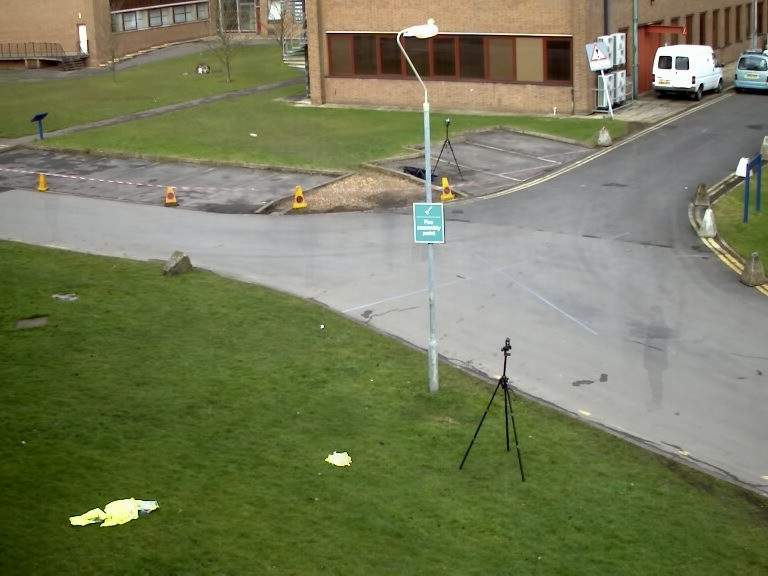
#> input picture data/PETS09-S2L1-raw_back.png, 768 x 576 px
$ python change_detection.py
#> lines starting #> are read from the running program, lines starting #| are printed output that depends on the picture; pictures that were not available may be replaced by others from this repository, and a replacement may not be noted
import numpy as np
import cv2 as cv

# Read the given video
video = cv.VideoCapture('../data/PETS09-S2L1-raw.webm')
assert video.isOpened(), 'Cannot read the given video'

# Initialize control parameters
blur_ksize = (9, 9)
blur_sigma = 3
diff_threshold = 50
bg_update_rate = 0.05
fg_update_rate = 0.001
zoom_level = 0.8

# Read the background image
img_back = cv.imread('../data/PETS09-S2L1-raw_back.png')
#> img_back is the input picture: shape (576, 768, 3); mean B, G, R 89.5, 122.8, 117.5
assert img_back is not None, 'Cannot read the initial background image'
img_back = cv.GaussianBlur(img_back, blur_ksize, blur_sigma).astype(np.float64)
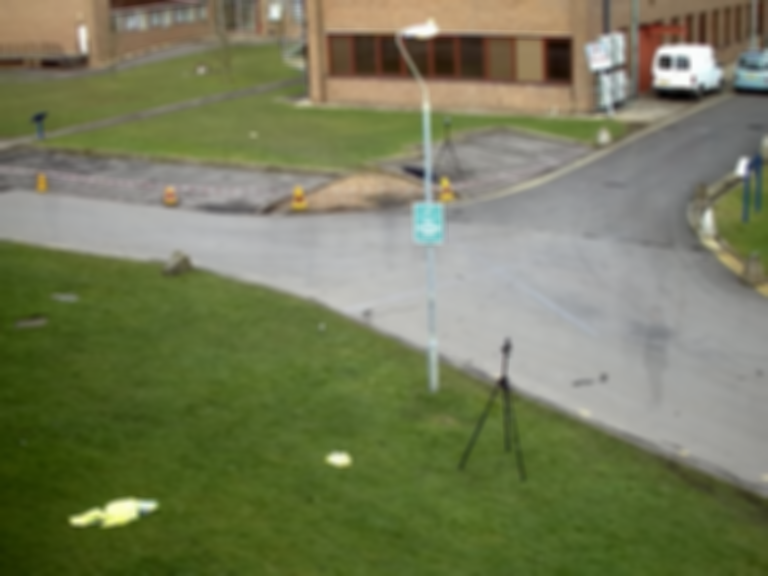
#> img_back: shape (576, 768, 3) float64; mean B, G, R 89.5, 122.8, 117.5

box = lambda ksize: np.ones((ksize, ksize), dtype=np.uint8)
while True:
    # Get an image from 'video'
    valid, img = video.read()
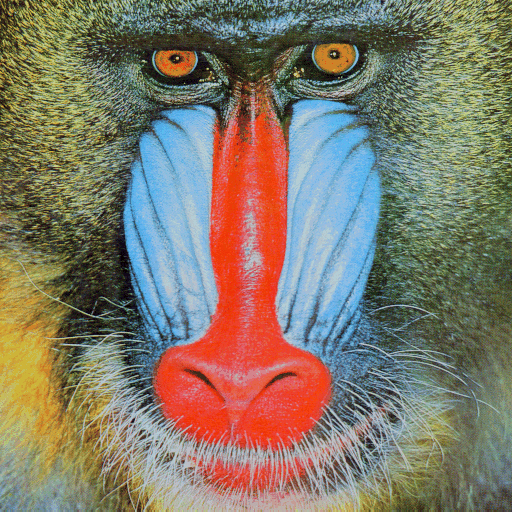
#> input picture data/baboon.tif, 512 x 512 px, given in place of PETS09-S2L1-raw.webm, which was not available
#> img is the input picture: shape (512, 512, 3); mean B, G, R 105.2, 121.6, 129.6
    if not valid:
        break

    # Get the difference between the current image and background
    img_blur = cv.GaussianBlur(img, blur_ksize, blur_sigma)
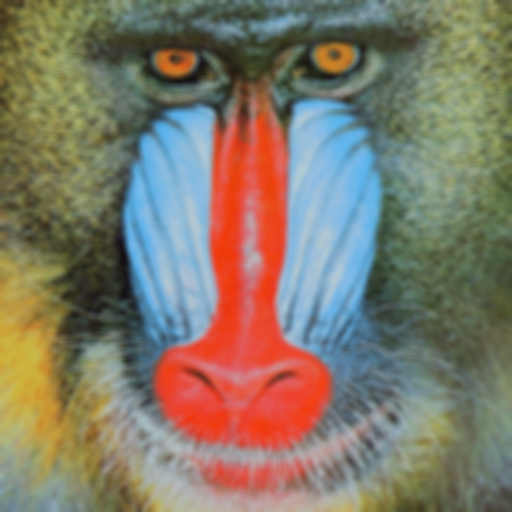
#> img_blur: shape (512, 512, 3); mean B, G, R 105.2, 121.6, 129.6
#> (the run stopped early here; a loop or call above may not have finished)
